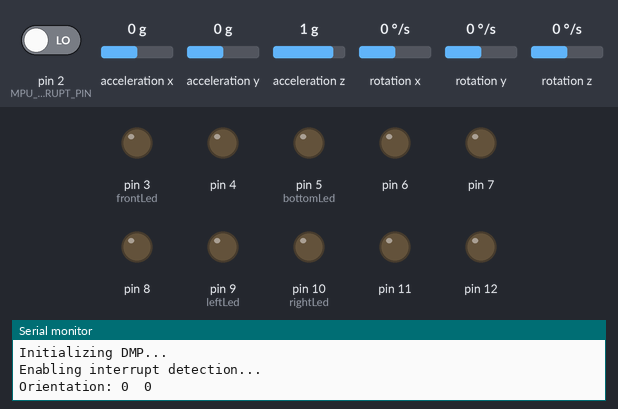
Recording of a sketch running on a simulated Arduino Uno, built with avr-gcc and run on an emulated ATmega328P. Parts: output pins drawn as LEDs (lit = HIGH), the last lines printed to the serial monitor. The inputs (shaded band) are chosen by the test bench; at power-on: acceleration x 0 g, acceleration y 0 g, acceleration z 1 g, pin 2 (MPU_INTERRUPT_PIN) LOW, rotation x 0 °/s, rotation y 0 °/s, rotation z 0 °/s. The sensor or clock chip raises its interrupt line as the real part does.

Above: at 1.8 s.
1.9 s: acceleration x set to -1.4 g
At 2.9 s:
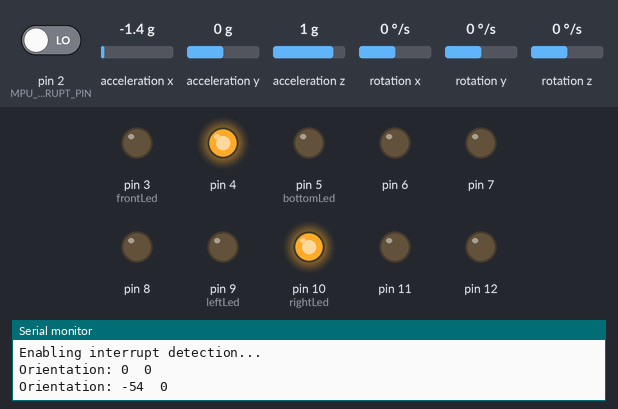
3.4 s: acceleration y set to -1.4 g
At 4.6 s:
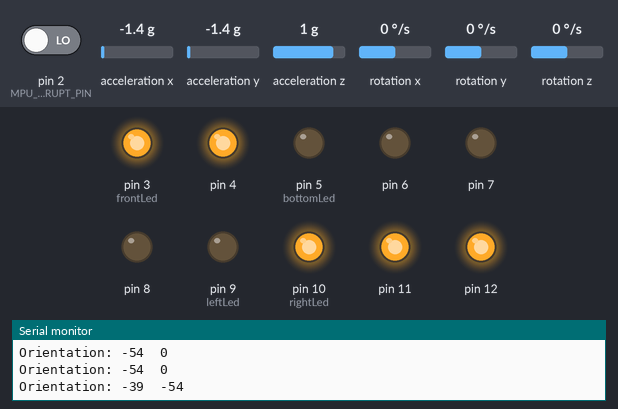
4.9 s: acceleration x set to -1.1 g
At 5.6 s:
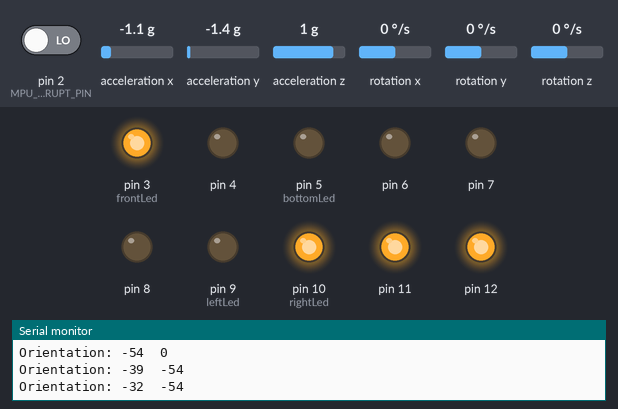
6.4 s: acceleration y set to -1.1 g
At 6.7 s:
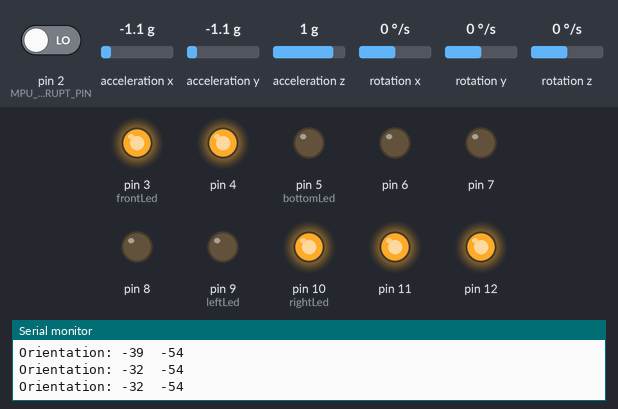
7.9 s: acceleration z set to 1.2 g
At 8.3 s:
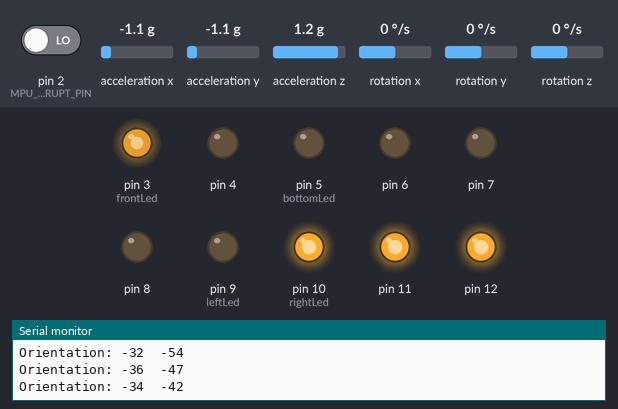
9.4 s: acceleration z set to -0.8 g
At 10.6 s:
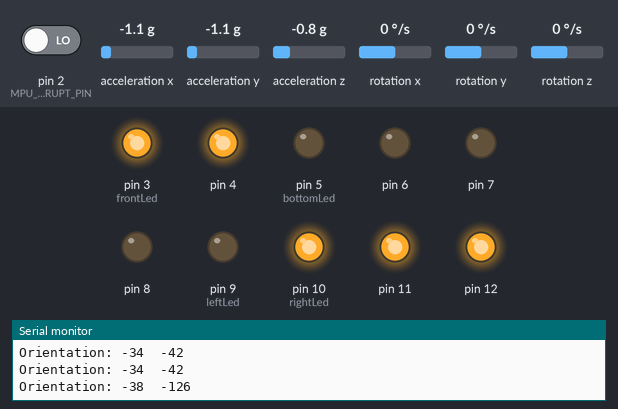
Timing chart, 0 to 11.9 s (numbered marks = the images above; inputs shaded):
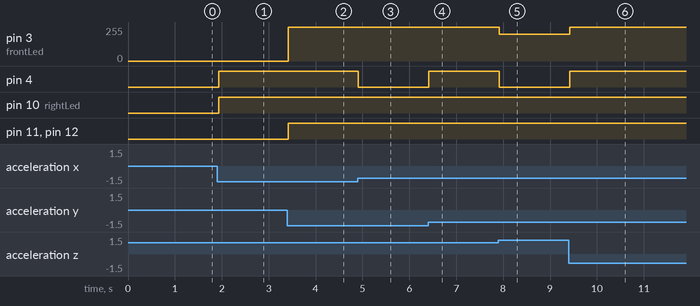

Measured:
- the behaviour switches between -1.3 and -1.2 g on acceleration x (found by bisection; images 2 and 3)
- the behaviour switches between -1.3 and -1.2 g on acceleration y (found by bisection; images 3 and 4)
- the behaviour switches between 1.1 and 1.2 g on acceleration z (found by bisection; images 4 and 5)
- after the input at 1.9 s, pin 4, pin 10 (rightLed): LOW → HIGH at once
- after the input at 3.4 s, pin 3 (frontLed): 0/255 → 255/255 at once; pin 11, pin 12: LOW → HIGH at once
- after the input at 4.9 s, pin 4: HIGH → LOW at once
- after the input at 6.4 s, pin 4: LOW → HIGH at once
- after the input at 7.9 s, pin 3 (frontLed): 255/255 → 200/255 at once; pin 4: HIGH → LOW at once
- after the input at 9.4 s, pin 3 (frontLed): 200/255 → 255/255 at once; pin 4: LOW → HIGH at once

The sketch:

MPU6050_LED.ino
```cpp
#include <I2Cdev.h>
#include "MPU6050_6Axis_MotionApps20.h"
#include <Wire.h>

// Configuration
#define DEBUG_MODE true           // Set to false to disable Serial debug output
#define SIMPLE_IMPLEMENTATION false
#define MPU_INTERRUPT_PIN 2      // Pin connected to MPU interrupt
#define I2C_CLOCK_RATE 400000    // 400kHz I2C clock
#define FIFO_TIMEOUT_MS 1000     // Timeout for FIFO operations
#define LED_UPDATE_INTERVAL_MS 20 // Minimum time between LED updates

// LED Configuration
const int frontLed = 3;
const int bottomLed = 5;
const int rightLed = 10;
const int leftLed = 9;

// Timing variables
unsigned long lastPrintTime = 0;
unsigned long lastLedUpdateTime = 0;

// LED Configuration Structure
typedef struct {
    byte pin;
    byte positionInsideGroup;
    char thePosition;     // 'u' = up, 'd' = down, 'l' = left, 'r' = right
    byte minAngle;       // Minimum angle to trigger LED
    byte maxAngle;       // Maximum angle for scaling brightness
} ledConfig;

// LED Configuration Array
ledConfig leds[] = {
    {3, 1, 'u', 31, 45},
    {12, 2, 'u', 16, 30},
    {11, 3, 'u', 5, 15},
    {5, 1, 'd', 5, 15},
    {6, 2, 'd', 16, 30},
    {7, 3, 'd', 31, 45},
    {8, 1, 'r', 5, 23},
    {9, 2, 'r', 24, 45},
    {10, 1, 'l', 5, 23},
    {4, 2, 'l', 24, 45},
};

const int NUM_LEDS = sizeof(leds) / sizeof(leds[0]);

// MPU control/status vars
MPU6050 mpu;
bool dmpReady = false;
volatile uint8_t mpuIntStatus;
uint8_t devStatus;
uint16_t packetSize;
volatile uint16_t fifoCount;
uint8_t fifoBuffer[64];

// Orientation/motion vars
Quaternion q;
VectorFloat gravity;
float ypr[3];
volatile bool mpuInterrupt = false;

// Debug print macro
#define DEBUG_PRINT(x) if(DEBUG_MODE) { Serial.print(x); }
#define DEBUG_PRINTLN(x) if(DEBUG_MODE) { Serial.println(x); }

// Interrupt handler for MPU data ready
void dmpDataReady() {
    mpuInterrupt = true;
}

void setup() {
    if (DEBUG_MODE) {
        Serial.begin(115200);
        while (!Serial); // Wait for Serial to be ready
    }

    DEBUG_PRINTLN(F("Initializing I2C devices..."));

    // Initialize I2C
    Wire.begin();
    Wire.setClock(I2C_CLOCK_RATE);

    // Initialize MPU6050
    mpu.initialize();

    if (!mpu.testConnection()) {
        DEBUG_PRINTLN(F("MPU6050 connection failed! Halting..."));
        while (1); // Don't continue if MPU6050 init fails
    }

    DEBUG_PRINTLN(F("Initializing DMP..."));
    devStatus = mpu.dmpInitialize();

    // Supply your own gyro offsets here, scaled for min sensitivity
    mpu.setXGyroOffset(101);
    mpu.setYGyroOffset(41);
    mpu.setZGyroOffset(6);
    mpu.setZAccelOffset(1273);

    if (devStatus == 0) {
        mpu.setDMPEnabled(true);
        DEBUG_PRINTLN(F("Enabling interrupt detection..."));
        attachInterrupt(digitalPinToInterrupt(MPU_INTERRUPT_PIN), dmpDataReady, RISING);
        mpuIntStatus = mpu.getIntStatus();
        dmpReady = true;
        packetSize = mpu.dmpGetFIFOPacketSize();
    } else {
        DEBUG_PRINT(F("DMP Initialization failed (code "));
        DEBUG_PRINT(devStatus);
        DEBUG_PRINTLN(F(")"));
        while (1); // Don't continue if DMP init fails
    }

    // Initialize LEDs
    if (SIMPLE_IMPLEMENTATION) {
        initializeLEDsSimple();
    } else {
        initializeLEDsMultiple();
    }
}

void loop() {
    if (!dmpReady) return;

    // Wait for MPU interrupt or extra packet(s) available
    if (!mpuInterrupt && fifoCount < packetSize) return;

    // Reset interrupt flag and get INT_STATUS byte
    mpuInterrupt = false;
    mpuIntStatus = mpu.getIntStatus();

    // Get current FIFO count
    fifoCount = mpu.getFIFOCount();

    // Check for overflow (this should never happen unless our code is too inefficient)
    if ((mpuIntStatus & 0x10) || fifoCount == 1024) {
        mpu.resetFIFO();
        DEBUG_PRINTLN(F("FIFO overflow!"));
        return;
    }

    // Wait for correct available data length
    unsigned long startWait = millis();
    while (fifoCount < packetSize) {
        fifoCount = mpu.getFIFOCount();
        if (millis() - startWait > FIFO_TIMEOUT_MS) {
            DEBUG_PRINTLN(F("FIFO timeout!"));
            return;
        }
    }

    // Read packet from FIFO
    mpu.getFIFOBytes(fifoBuffer, packetSize);
    fifoCount -= packetSize;

    // Calculate Euler angles
    mpu.dmpGetQuaternion(&q, fifoBuffer);
    mpu.dmpGetGravity(&gravity, &q);
    mpu.dmpGetYawPitchRoll(ypr, &q, &gravity);

    // Convert to degrees
    int x = (int)(ypr[0] * 180/M_PI);
    int y = (int)(ypr[1] * 180/M_PI);
    int z = (int)(ypr[2] * 180/M_PI);

    // Update LEDs if enough time has passed
    if (millis() - lastLedUpdateTime >= LED_UPDATE_INTERVAL_MS) {
        if (SIMPLE_IMPLEMENTATION) {
            flashLEDsSimple(x, y, z);
        } else {
            flashLEDsMultiple(x, y, z);
        }
        lastLedUpdateTime = millis();
    }

    // Debug output
    if (DEBUG_MODE && millis() - lastPrintTime >= 1000) {
        DEBUG_PRINT(F("Orientation: "));
        DEBUG_PRINT(y);
        DEBUG_PRINT(F("\t"));
        DEBUG_PRINTLN(z);
        lastPrintTime = millis();
    }
}

void initializeLEDsSimple() {
    pinMode(frontLed, OUTPUT);
    pinMode(bottomLed, OUTPUT);
    pinMode(rightLed, OUTPUT);
    pinMode(leftLed, OUTPUT);
}

void initializeLEDsMultiple() {
    for (int i = 0; i < NUM_LEDS; i++) {
        pinMode(leds[i].pin, OUTPUT);
        digitalWrite(leds[i].pin, LOW);
    }
    delay(100); // Short delay to ensure pins are initialized
}

void flashLEDsSimple(int x, int y, int z) {
    // Calculate LED brightness with bounds checking
    int rightBrightness = (y > 0) ? constrain(y * 4, 0, 255) : 0;
    int leftBrightness = (y < 0) ? constrain(abs(y) * 4, 0, 255) : 0;
    int bottomBrightness = (z > 0) ? constrain(z * 4, 0, 255) : 0;
    int frontBrightness = (z < 0) ? constrain(abs(z) * 4, 0, 255) : 0;

    analogWrite(rightLed, rightBrightness);
    analogWrite(leftLed, leftBrightness);
    analogWrite(bottomLed, bottomBrightness);
    analogWrite(frontLed, frontBrightness);
}

int calculateLEDBrightness(int angle, int minAngle, int maxAngle) {
    if (abs(angle) < minAngle) return 0;
    if (abs(angle) > maxAngle) return 255;
    return map(abs(angle), minAngle, maxAngle, 0, 255);
}

void flashLEDsMultiple(int x, int y, int z) {
    for (int i = 0; i < NUM_LEDS; i++) {
        int brightness = 0;

        // Calculate brightness based on position and angle
        switch (leds[i].thePosition) {
            case 'u':
                if (z < 0) brightness = calculateLEDBrightness(z, leds[i].minAngle, leds[i].maxAngle);
                break;
            case 'd':
                if (z > 0) brightness = calculateLEDBrightness(z, leds[i].minAngle, leds[i].maxAngle);
                break;
            case 'l':
                if (y < 0) brightness = calculateLEDBrightness(y, leds[i].minAngle, leds[i].maxAngle);
                break;
            case 'r':
                if (y > 0) brightness = calculateLEDBrightness(y, leds[i].minAngle, leds[i].maxAngle);
                break;
        }

        analogWrite(leds[i].pin, brightness);
    }
}
```
